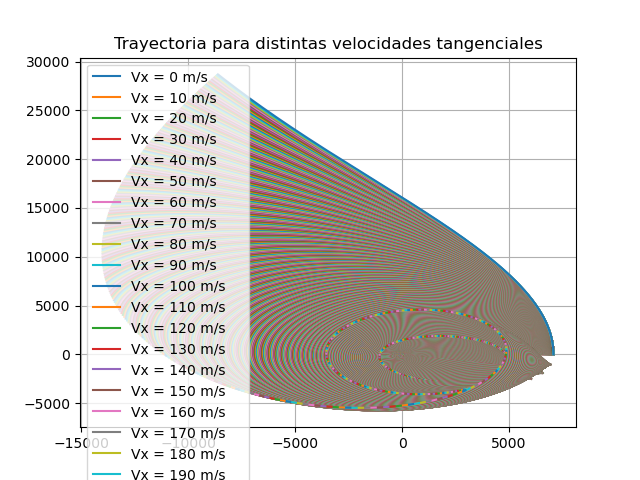

Generate this figure with Python:
import scipy as sp
from scipy.integrate import odeint
import numpy as np
#https://docs.scipy.org/doc/scipy/reference/generated/scipy.integrate.odeint.html

#Parametros

#Unidades
g= 9.81 #m/s/s
cm = 0.01 #m
inch = 2.54*cm
km = 1000. #m
mins= 60. #s
h = 60.*mins
#Datos importantes
G=6.67408e-11 #m3/ (kg s2)
U=2*np.pi/(24.*h)
mT=5.972e24 #kg
m=2170. #kg

#Funcion a integrar
#z es el vector de estado
#z=[x,y,vx,vy]
#	dz/dt = satelite(z,t)
#         [    z2    ]
# dz/dt = [          ] (modelo)
#         [ FD/m - g ]

# z[0] -> x
# z[1] -> y
# z[2] -> z
# z[3] -> vx
# z[4] -> vy
# z[5] -> vz
#Matrices de rotacion
def R(t):
	return np.matrix([
	[np.cos(U*t) ,-np.sin(U*t),0],
	[np.sin(U*t) , np.cos(U*t),0],
	[     0      ,      0     ,1]
	])
def Rp(t):
	return U*np.matrix([
	[-np.sin(U*t),-np.cos(U*t),0],
	[ np.cos(U*t), np.sin(U*t),0],
	[     0      ,      0     ,0]
	])
def Rpp(t):
	return (U**2)*np.matrix([
	[-np.cos(U*t), np.sin(U*t),0],
	[-np.sin(U*t),-np.cos(U*t),0],
	[     0      ,      0     ,0]
	])
def satelite(z,t):
	zp=np.zeros(6)
	zp[0:3] = z[3:6]
	r=np.sqrt(np.dot(z[0:3],z[0:3]))

	factor=np.array(Rpp(t)@z[0:3]+2*Rp(t)@z[3:6]).T
	factor1=np.array(-G*mT*np.array(z[0:3])/(r**3)).reshape(3,1)

	igualdad=factor1 - (R(t).T)@factor
	zp[3:6] = (factor1 - (R(t).T)@factor).reshape(1,3)
	return zp

import matplotlib.pylab as plt
#vector de tiempo
t = np.linspace(0,98.6*mins,1001)
#Parte en y = rTierra + 700 km, vx=vx, vy=0
V=np.linspace(0,10000,1001)
#V=[10000.]
#Radio de la tierra=6371km
rTierra=6371.*km
rH=700.*km #altura relativa a la superficie de la tierra(relative height)

for vt in V:
	z0 = np.array([rH+rTierra, 0.,0., 0.,vt,0.])
	sol=odeint(satelite,z0,t)
	(x,y)=(sol[:,0],sol[:,1])
	rho=np.sqrt(x**2 + y**2)
	theta=np.arcsin(y/rho)
	#plt.polar(np.degrees(theta),(rho-rTierra)/km,label=f"Vx = {int(vt)} m/s")
	plt.plot(x/km,y/km,label=f"Vx = {int(vt)} m/s")
	#plt.plot(theta,(rho-rTierra)/km,label=f"Vx = {int(vt)} m/s")
#plt.axis([0,2*np.pi,0,(rH+100.)/km])
plt.figure(1)
plt.legend()
plt.grid(True)
plt.title("Trayectoria para distintas velocidades tangenciales")
#plt.ylabel("Y (km)")
#plt.xlabel("X (km)")
plt.savefig("integracion_edm_basica.png")
plt.show()
